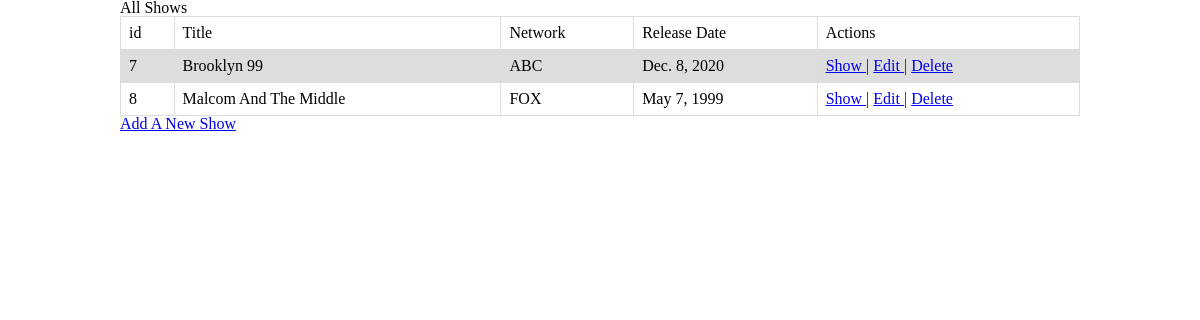
The app's page /shows, older data.
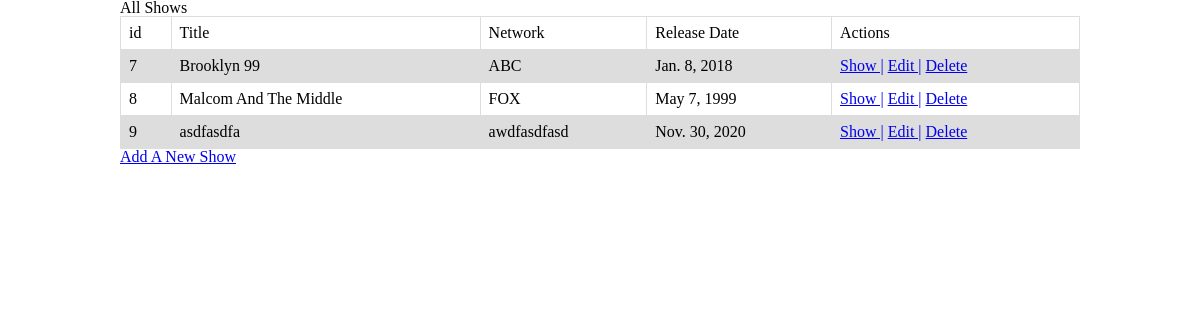
The same page, newer data.
### semi_restful_app/models.py (models this page shows, shortened)
class Show(models.Model):
	title = models.CharField(max_length=255)
	network = models.CharField(max_length=255)
	release_date = models.DateField(auto_now=False, auto_now_add=False)
	description = models.TextField()
	created_at = models.DateTimeField(auto_now_add=True)
	updated_at = models.DateTimeField(auto_now=True)
	objects = ShowManager()

### semi_restful_app/views.py (the view)
# urls.py: path('shows', views.shows),
def shows(request):
	context = {
		'shows': Show.objects.all()
	}
	return render(request, 'shows.html', context)

### semi_restful_app/templates/shows.html (shortened to what this page needs)
<!DOCTYPE html>
<html>
<head>
	{% load static %}
	<link rel="stylesheet" type="text/css" href="{% static 'css/reset.css' %}">
	<link rel="stylesheet" type="text/css" href="{% static 'css/shows_style.css' %}">
</head>
<body>
	<div id="wrapper">
		<h1>All Shows</h1>
		<table id="show_table">
			<tr>
				<th>id</th>
				<th>Title</th>
				<th>Network</th>
				<th>Release Date</th>
				<th>Actions</th>
			</tr>
			{% for show in shows %}
			<tr>
				<td>{{show.id}}</td>
				<td>{{show.title}}</td>
				<td>{{show.network}}</td>
				<td>{{show.release_date}}</td>
				<td>
					<a href="shows/{{show.id}}">Show |</a>
					<a href="shows/{{show.id}}/edit"> Edit |</a>
					<a href="shows/{{show.id}}/destroy"> Delete</a>
				</td>
			</tr>
			{% endfor %}
		</table>
		<a href="shows/new">Add A New Show</a>
	</div>
</body>
</html>

Row changes from the older to the newer data that the page shows:
changed Show "Brooklyn 99": release_date "Dec. 8, 2020" → "Jan. 8, 2018"
added Show: id "9", title "asdfasdfa", network "awdfasdfasd", release_date "Nov. 30, 2020"
